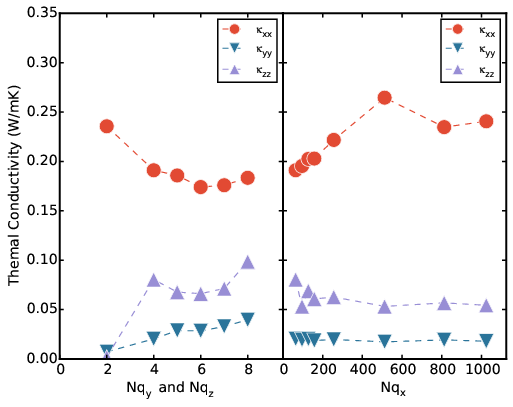

This chart was generated by the following Python code:
# -*- coding: utf-8 -*-
# @Author: YangZhou
# @Date:   2017-06-22 23:33:17
# @Last Modified by:   YangZhou
# @Last Modified time: 2017-06-22 23:53:21


from scanf import sscanf
from aces.graph import fig, pl, setLegend
import matplotlib as mpl
import aces.tools as tl
import numpy as np
mpl.rcParams['axes.color_cycle'] = ['#e24a33', '#2A749A', '#988ed5']
us = []
dirs = tl.ls('bi4i4computed.3/0/shengold*')
print(dirs)
for d in dirs:
    f = tl.shell_exec('grep ngrid %s/CONTROL' % d)
    ks = sscanf(f, "   ngrid(:)=%d %d %d")
    f = np.loadtxt('%s/BTE.kappa_tensor' % d)
    print(ks)
    if len(f.shape) == 2:
        x = f[-1]
    else:
        x = f
    x = x[1:].reshape([3, 3])
    # print(x)
    us.append([ks, x])

with fig('convergence.eps'):
    # kkappa_64nn
    fi, axes = pl.subplots(1, 2, sharey=True)
    ax = axes[0]
    p1 = filter(lambda u: u[0][0] == 64, us)
    print(p1)
    k1 = []
    k2 = []
    k3 = []
    ks = []
    for u in p1:
        ks.append(u[0][1])
        k1.append(u[1][0, 0])
        k2.append(u[1][1, 1])
        k3.append(u[1][2, 2])
    f = np.argsort(ks)
    ks = np.array(ks)[f]
    k1 = np.array(k1)[f]
    k2 = np.array(k2)[f]
    k3 = np.array(k3)[f]
    ax.plot(
        ks,
        k1,
        markersize=30,
        linestyle='--',
        markeredgecolor='w',
        marker=".",
        label="${\kappa_{xx}}$")
    ax.plot(
        ks,
        k2,
        markersize=15,
        linestyle='--',
        markeredgecolor='w',
        marker="v",
        label="${\kappa_{yy}}$")
    ax.plot(
        ks,
        k3,
        markersize=15,
        linestyle='--',
        markeredgecolor='w',
        marker="^",
        label="${\kappa_{zz}}$")
    ax.set_ylim([0, 0.35])
    ax.set_xlim([0, np.array(ks).max() + 1.5])
    ax.set_xlabel("$Nq_y$ and $Nq_z$")
    ax.set_ylabel("Themal Conductivity (W/mK)")
    setLegend(ax)
    ax = axes[1]
    # kkappa_n44.png
    p1 = filter(lambda u: u[0][1] == 4, us)
    k1 = []
    k2 = []
    k3 = []
    ks = []
    for u in p1:
        ks.append(u[0][0])
        k1.append(u[1][0, 0])
        k2.append(u[1][1, 1])
        k3.append(u[1][2, 2])
    f = np.argsort(ks)
    ks = np.array(ks)[f]
    k1 = np.array(k1)[f]
    k2 = np.array(k2)[f]
    k3 = np.array(k3)[f]
    ax.plot(
        ks,
        k1,
        markersize=30,
        linestyle='--',
        markeredgecolor='w',
        marker=".",
        label="${\kappa_{xx}}$")
    ax.plot(
        ks,
        k2,
        markersize=15,
        linestyle='--',
        markeredgecolor='w',
        marker="v",
        label="${\kappa_{yy}}$")
    ax.plot(
        ks,
        k3,
        markersize=15,
        linestyle='--',
        markeredgecolor='w',
        marker="^",
        label="${\kappa_{zz}}$")
    ax.set_ylim([0, 0.35])
    ax.set_xlim([0, np.array(ks).max() + 100])
    ax.set_xlabel("$Nq_x$")
    setLegend(ax)
    fi.subplots_adjust(
        left=None,
        bottom=None,
        right=None,
        top=None,
        wspace=0,
        hspace=0)
